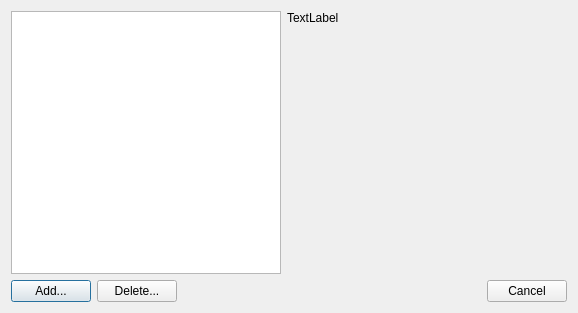
<?xml version="1.0" encoding="UTF-8"?>
<ui version="4.0">
 <class>PluginsDialog</class>
 <widget class="QDialog" name="PluginsDialog">
  <property name="geometry">
   <rect>
    <x>0</x>
    <y>0</y>
    <width>548</width>
    <height>313</height>
   </rect>
  </property>
  <property name="windowTitle">
   <string>Dialog</string>
  </property>
  <layout class="QGridLayout" name="gridLayout">
   <item row="0" column="0">
    <layout class="QVBoxLayout" name="verticalLayout">
     <item>
      <layout class="QHBoxLayout" name="horizontalLayout">
       <item>
        <widget class="QListWidget" name="lstPlugins">
         <property name="minimumSize">
          <size>
           <width>270</width>
           <height>0</height>
          </size>
         </property>
         <property name="maximumSize">
          <size>
           <width>270</width>
           <height>16777215</height>
          </size>
         </property>
        </widget>
       </item>
       <item>
        <widget class="QLabel" name="lblAbout">
         <property name="minimumSize">
          <size>
           <width>280</width>
           <height>0</height>
          </size>
         </property>
         <property name="maximumSize">
          <size>
           <width>500</width>
           <height>500</height>
          </size>
         </property>
         <property name="text">
          <string>TextLabel</string>
         </property>
         <property name="alignment">
          <set>Qt::AlignLeading|Qt::AlignLeft|Qt::AlignTop</set>
         </property>
         <property name="wordWrap">
          <bool>true</bool>
         </property>
         <property name="margin">
          <number>6</number>
         </property>
        </widget>
       </item>
      </layout>
     </item>
     <item>
      <layout class="QHBoxLayout" name="horizontalLayout_2">
       <item>
        <widget class="QPushButton" name="btnAdd">
         <property name="text">
          <string>Add...</string>
         </property>
        </widget>
       </item>
       <item>
        <widget class="QPushButton" name="btnDelete">
         <property name="text">
          <string>Delete...</string>
         </property>
        </widget>
       </item>
       <item>
        <spacer name="horizontalSpacer">
         <property name="orientation">
          <enum>Qt::Horizontal</enum>
         </property>
         <property name="sizeHint" stdset="0">
          <size>
           <width>40</width>
           <height>20</height>
          </size>
         </property>
        </spacer>
       </item>
       <item>
        <widget class="QPushButton" name="btnCancel">
         <property name="text">
          <string>Cancel</string>
         </property>
        </widget>
       </item>
      </layout>
     </item>
    </layout>
   </item>
  </layout>
 </widget>
 <resources/>
 <connections/>
</ui>
